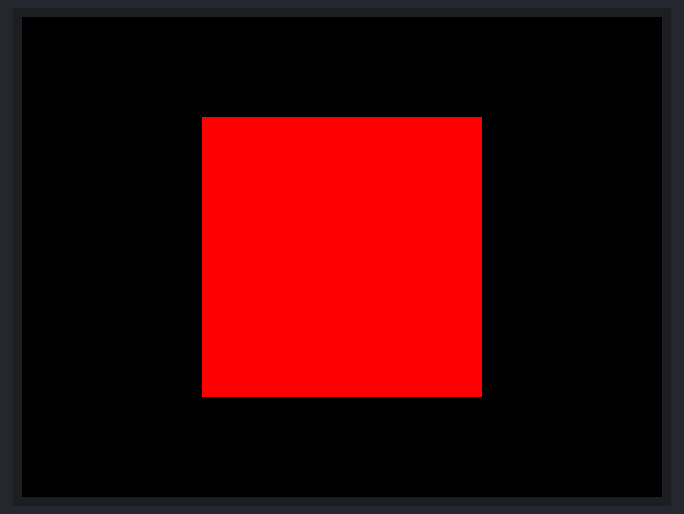
A sketch run on a simulated ESP32. Parts: 320×240 colour display.

Above: at 0.2 s.
At 1.2 s:
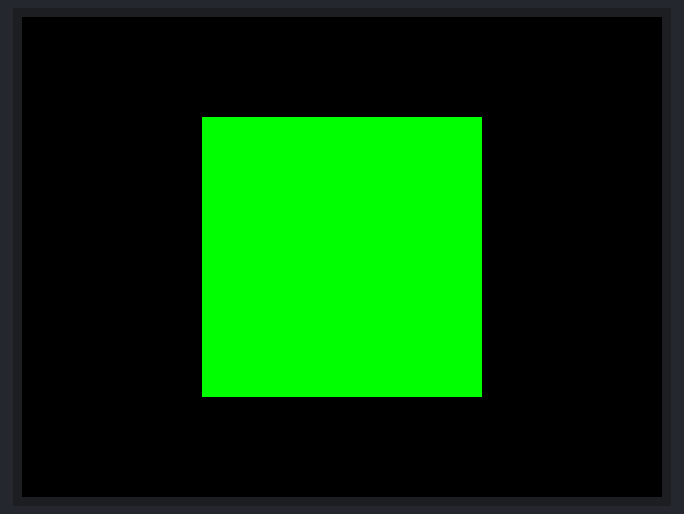
At 2.3 s:
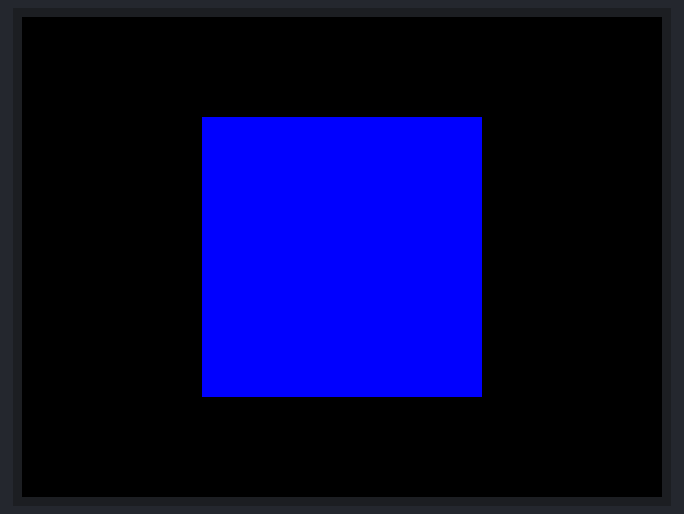

Measured:
- by itself, everything shown: repeats every 3.1 s, in 3 steps
- what the display in image 1 shows lasts 1.0 s, from 1.2 s to 2.2 s

The sketch:

5_shape_color_2.ino
```cpp
#include <M5Stack.h>

int flag = 0;  // flagという名前の整数値をグローバル領域に宣言

void setup() {
  M5.begin();
}

void loop() {
  if (flag == 0) {                           // flagの値で判定
    M5.Lcd.fillRect(90, 50, 140, 140, RED);  // flagが0の場合の処理
  } else if (flag == 1) {                      // flagの値で判定
    M5.Lcd.fillRect(90, 50, 140, 140, GREEN);  // flagが1の場合の処理
  } else {
    M5.Lcd.fillRect(90, 50, 140, 140, BLUE);  // flagが0と1以外の場合(2の場合)の処理
  }
  flag++;
  flag = flag % 3;
  delay(1000);
}
```
